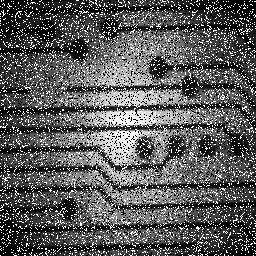
#> input picture taller_5/images/noised_circuit.png, 256 x 256 px
$ jupyter execute ejercicio_sintesis.ipynb
#> lines starting #> are read from the running program, lines starting #| are printed output that depends on the picture; after the words box and inside, x2 and y2 are one past the last pixel; in counts of white or black regions, pixels touching at a corner belong together
[cell 1]
import cv2
import numpy as np
import matplotlib.pyplot as plt
from scipy.signal import find_peaks

image = cv2.imread("images/noised_circuit.png", cv2.IMREAD_GRAYSCALE)
#> image is the input picture: shape (256, 256); min 0, max 255, mean 91.8

# Visualizar imagen
plt.imshow(image, cmap="gray",  vmin=0, vmax=255)
plt.show()

[cell 2]
#Aplique un filtro mediano 3x3 a la imagen con ruido
from skimage import data
from skimage.morphology import disk, ball
from skimage.filters.rank import median
import numpy as np

rng = np.random.default_rng()

volume = rng.integers(0, 255, size=(10,10,10), dtype=np.uint8)
med = median(image, disk(5))
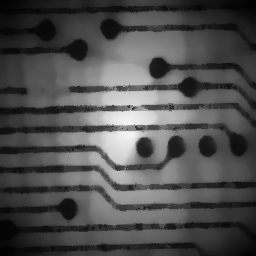
#> med: shape (256, 256); min 1, max 243, mean 78.6
med_vol = median(volume, ball(5))

# Visualizar imagen
plt.imshow(med, cmap="gray")
plt.title("filtro mediano")
plt.show()

[cell 3]
# Ecualizacion
imagen_equ = cv2.equalizeHist(med)
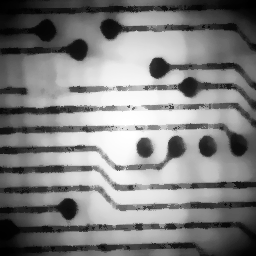
#> imagen_equ: shape (256, 256); min 0, max 255, mean 128.2

# Visualizar imagen
plt.imshow(imagen_equ, cmap="gray",  vmin=0, vmax=255)
plt.show()

[cell 4]
import cv2
import numpy as np
import matplotlib.pyplot as plt
from skimage.filters import threshold_local
from skimage.segmentation import flood

threshold = threshold_local(med, block_size=21, method='mean')
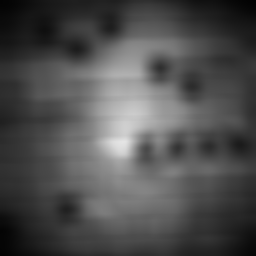
#> threshold: shape (256, 256) float64; min 2.64, max 228.5, mean 78.6
binary_image = med > threshold
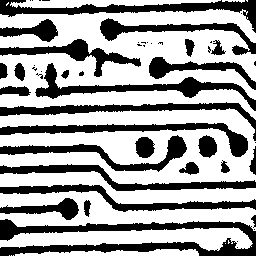
#> binary_image: shape (256, 256) bool; 63.6% white; 50 black regions (24 under 20 px), largest, box (x1, y1, x2, y2) and area: (0, 219, 256, 256) 3874, (0, 0, 256, 33) 2161, (35, 63, 256, 111) 1968
thresholded_image = (binary_image*255).astype(np.uint8)

# Visualizar imagen
plt.imshow(thresholded_image, cmap="gray")
plt.title("Filtro ")
plt.show()

[cell 5]
from skimage.filters import sobel_h, sobel_v, sobel
from skimage import exposure

#Calcula bordes usando el filtro de sobel
img_s = sobel(med)
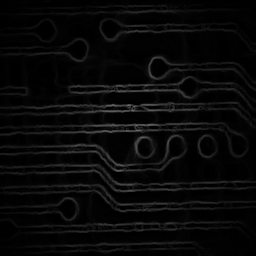
#> img_s: shape (256, 256) float64; min 0, max 0.457, mean 0.0341
# Visualizar imagen
plt.imshow(img_s, cmap="gray")
plt.title("Filtro de Sobel")
plt.show()

[cell 6]
from skimage.filters import threshold_local
#Umbralizar
# ---------- Umbralizacion con OTSU a la imagen --------
threshold = threshold_local(img_s, block_size=17, method='mean')
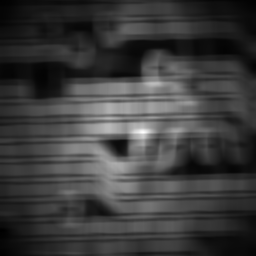
#> threshold: shape (256, 256) float64; min 0.00119, max 0.14, mean 0.0341; drawn with min black and max white
binary_image = img_s > threshold
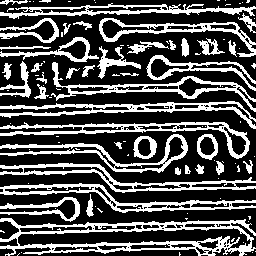
#> binary_image: shape (256, 256) bool; 31.2% white; 112 white regions (70 under 20 px), largest, box (x1, y1, x2, y2) and area: (0, 218, 256, 256) 3236, (0, 122, 250, 159) 1620, (0, 101, 256, 129) 1595
thresholded_image = (binary_image*255).astype(np.uint8)
# Visualizar imagen
plt.imshow(thresholded_image, cmap="gray", vmin=0, vmax=255)
plt.show()

#Resultado invertido
inverted_image = 255 - thresholded_image
plt.imshow(inverted_image, cmap="gray", vmin=0, vmax=255)
plt.show()

[cell 7]
dst = cv2.bitwise_or(med,thresholded_image,0)
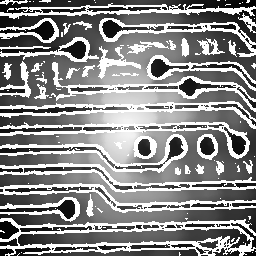
#> dst: shape (256, 256); min 1, max 255, mean 137.1

plt.imshow(dst, cmap="gray")
plt.show()

[cell 8]
# Operador Canny
from skimage.feature import canny

sigma=2 #desviacion estandar
low_threshold=0
high_threshold=1

edges2 = canny(med, sigma=sigma, low_threshold=low_threshold, high_threshold=high_threshold)
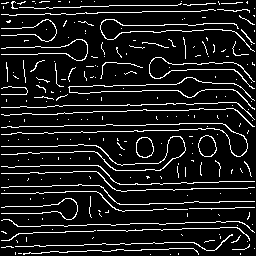
#> edges2: shape (256, 256) bool; 10.6% white in thin lines or dots

# Visualizar imagen
plt.imshow(edges2, cmap="gray")
plt.title("Operador Canny")
plt.show()

inverted_canny = 255 - edges2
#> inverted_canny: shape (256, 256) int64; values 254 (black) and 255 (white), 89.4% white; black in thin lines or dots
plt.imshow(inverted_canny, cmap="gray")
plt.title("Canny Invertido")
plt.show()

[cell 9]
outlined = med.copy()

outlined[inverted_canny] = 255
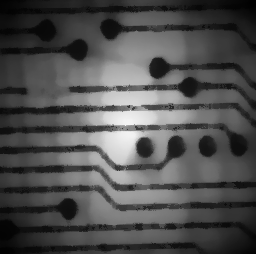
#> outlined: shape (256, 256); 0.78% of pixels changed, all inside (x1, y1, x2, y2) = (0, 254, 256, 256)
plt.imshow(outlined, cmap='gray', vmin=0, vmax=255)

plt.axis('off')
plt.show()

[cell 10]
# Imagen final
print(inverted_canny.dtype)
#| int64
print(med.dtype)
#| uint8
final_image = cv2.bitwise_or(edges2.astype(np.uint8), med,0)

# Visualizar imagen final
plt.imshow(final_image, cmap="gray")
plt.show()

[cell 11]
dst = cv2.bitwise_and(med,inverted_canny.astype(np.uint8),0)

plt.imshow(dst, cmap="gray")
plt.show()

$ run again, with taller_5/images/FISSURE.png copied over taller_5/images/noised_circuit.png
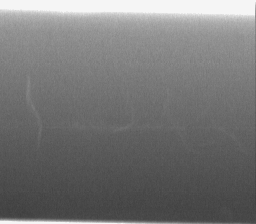
#> input picture taller_5/images/FISSURE.png, 256 x 224 px
#> image is the input picture: shape (224, 256); min 63, max 245, mean 117.9
#> `binary_image = med > threshold`:
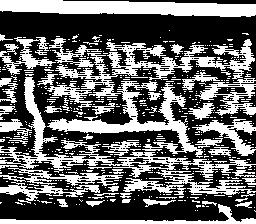
#> binary_image: shape (224, 256) bool; 40.5% white; 531 white regions (481 under 20 px), largest, box (x1, y1, x2, y2) and area: (47, 39, 255, 108) 3325, (0, 0, 256, 17) 3224, (0, 77, 256, 178) 2901
#> inverted_image: shape (224, 256); 51.9% white; 220 black regions (199 under 20 px), largest, box (x1, y1, x2, y2) and area: (0, 47, 256, 218) 20555, (0, 8, 256, 22) 1723, (0, 34, 256, 63) 1504
#> `edges2 = canny(med, sigma=sigma, low_threshold=low_threshold, high_thr..`:
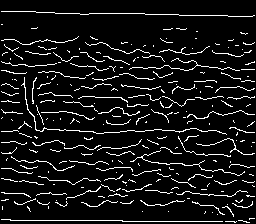
#> edges2: shape (224, 256) bool; 8.5% white in thin lines or dots
#> inverted_canny: shape (224, 256) int64; values 254 (black) and 255 (white), 91.5% white; black in thin lines or dots
#| int64
#| uint8

$ run again, with taller_5/images/MEB.png copied over taller_5/images/noised_circuit.png
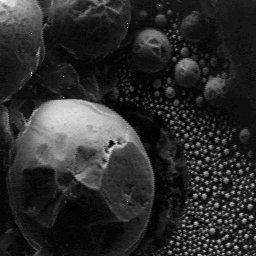
#> input picture taller_5/images/MEB.png, 256 x 256 px
#> image is the input picture: shape (256, 256); min 0, max 255, mean 44.3
#> inverted_image: shape (256, 256); 61.6% white; 111 black regions (86 under 20 px), largest, box (x1, y1, x2, y2) and area: (0, 0, 256, 256) 22952, (60, 224, 77, 240) 198, (237, 127, 254, 145) 178
#> edges2: shape (256, 256) bool; 11.6% white in thin lines or dots
#> inverted_canny: shape (256, 256) int64; values 254 (black) and 255 (white), 88.4% white; black in thin lines or dots
#> `outlined[inverted_canny] = 255`:
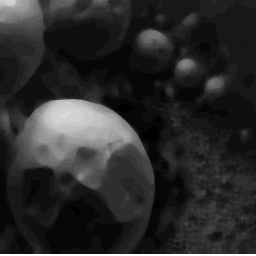
#> outlined: shape (256, 256); min 0, max 255, mean 42.8
#| int64
#| uint8
